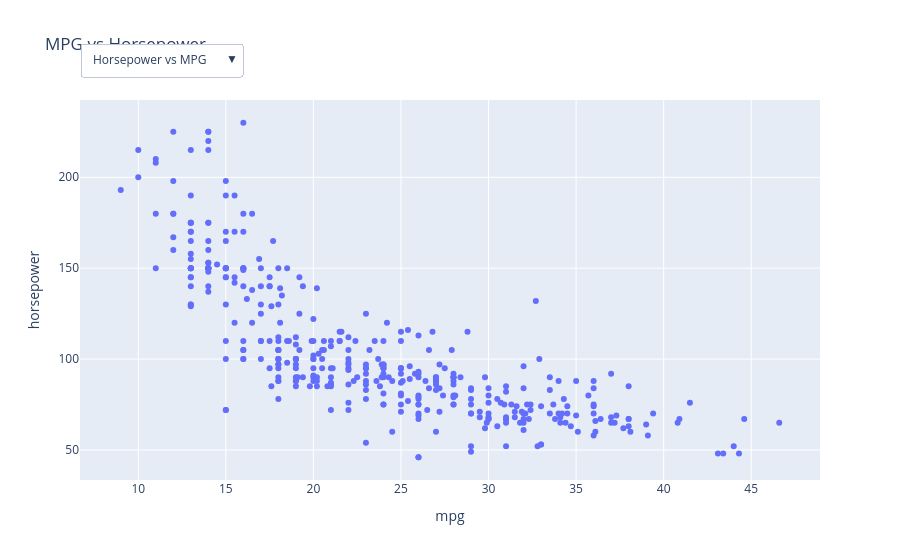

Notebook code cell kept with this figure:
### Code cell
import plotly.express as px

fig = px.scatter(df, x="mpg", y="horsepower", title="MPG vs Horsepower")

fig.update_layout(
    margin=dict(t=100),
    updatemenus=[
        dict(
            buttons=list([
                dict(
                    label="Horsepower vs MPG",
                    method="update",
                    args=[
                        {"x": [df["horsepower"]], "y": [df["mpg"]]},
                        {"title": "Horsepower vs MPG",
                         "xaxis": {"title": {"text": "Horsepower"}},
                         "yaxis": {"title": {"text": "MPG"}}}
                    ]
                ),
                dict(
                    label="Weight vs MPG",
                    method="update",
                    args=[
                        {"x": [df["weight"]], "y": [df["mpg"]]},
                        {"title": "Weight vs MPG",
                         "xaxis": {"title": {"text": "Weight"}},
                         "yaxis": {"title": {"text": "MPG"}}}
                    ]
                ),
                dict(
                    label="Displacement vs MPG",
                    method="update",
                    args=[
                        {"x": [df["displacement"]], "y": [df["mpg"]]},
                        {"title": "Displacement vs MPG",
                         "xaxis": {"title": {"text": "Displacement"}},
                         "yaxis": {"title": {"text": "MPG"}}}
                    ]
                )
            ]),
            direction="down",
            showactive=True,
            x=0,
            xanchor="left",
            y=1.15,
            yanchor="top"
        )
    ]
)

fig.show()

### Figure 1 — Plotly figure (JSON) as saved in the notebook; plotly's stock layout.template omitted (floating-point values rounded to 4 significant figures; data arrays with more than 128 entries replaced by an {"elided": "..."} marker saying what was removed)
{"data": [{"hovertemplate": "mpg=%{x}<br>horsepower=%{y}<extra></extra>", "legendgroup": "", "marker": {"color": "#636efa", "symbol": "circle"}, "mode": "markers", "name": "", "orientation": "v", "showlegend": false, "type": "scatter", "x": {"elided": "398 float values"}, "xaxis": "x", "y": {"elided": "398 float values"}, "yaxis": "y"}], "layout": {"legend": {"tracegroupgap": 0}, "margin": {"t": 100}, "title": {"text": "MPG vs Horsepower"}, "updatemenus": [{"buttons": [{"args": [{"x": {"elided": "1x398 int values"}, "y": {"elided": "1x398 float values"}}, {"title": "Horsepower vs MPG", "xaxis": {"title": {"text": "Horsepower"}}, "yaxis": {"title": {"text": "MPG"}}}], "label": "Horsepower vs MPG", "method": "update"}, {"args": [{"x": {"elided": "1x398 int values"}, "y": {"elided": "1x398 float values"}}, {"title": "Weight vs MPG", "xaxis": {"title": {"text": "Weight"}}, "yaxis": {"title": {"text": "MPG"}}}], "label": "Weight vs MPG", "method": "update"}, {"args": [{"x": {"elided": "1x398 float values"}, "y": {"elided": "1x398 float values"}}, {"title": "Displacement vs MPG", "xaxis": {"title": {"text": "Displacement"}}, "yaxis": {"title": {"text": "MPG"}}}], "label": "Displacement vs MPG", "method": "update"}], "direction": "down", "showactive": true, "x": 0, "xanchor": "left", "y": 1.15, "yanchor": "top"}], "xaxis": {"anchor": "y", "domain": [0, 1], "title": {"text": "mpg"}}, "yaxis": {"anchor": "x", "domain": [0, 1], "title": {"text": "horsepower"}}}}
